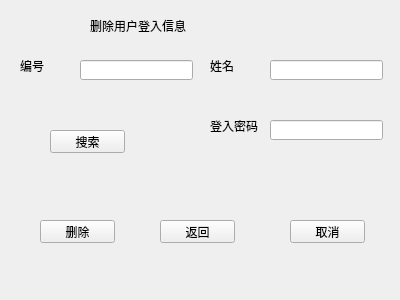
<?xml version="1.0" encoding="UTF-8"?>
<ui version="4.0">
 <class>deletelogin</class>
 <widget class="QWidget" name="deletelogin">
  <property name="geometry">
   <rect>
    <x>0</x>
    <y>0</y>
    <width>400</width>
    <height>300</height>
   </rect>
  </property>
  <property name="windowTitle">
   <string>Form</string>
  </property>
  <widget class="QLineEdit" name="login_IDlineEdit">
   <property name="geometry">
    <rect>
     <x>80</x>
     <y>60</y>
     <width>113</width>
     <height>20</height>
    </rect>
   </property>
  </widget>
  <widget class="QLabel" name="label">
   <property name="geometry">
    <rect>
     <x>20</x>
     <y>60</y>
     <width>54</width>
     <height>12</height>
    </rect>
   </property>
   <property name="text">
    <string>编号</string>
   </property>
  </widget>
  <widget class="QLabel" name="label_2">
   <property name="geometry">
    <rect>
     <x>210</x>
     <y>60</y>
     <width>54</width>
     <height>12</height>
    </rect>
   </property>
   <property name="text">
    <string>姓名</string>
   </property>
  </widget>
  <widget class="QLineEdit" name="login_deletename_lineEdit">
   <property name="geometry">
    <rect>
     <x>270</x>
     <y>60</y>
     <width>113</width>
     <height>20</height>
    </rect>
   </property>
  </widget>
  <widget class="QPushButton" name="deletequeryButton">
   <property name="geometry">
    <rect>
     <x>50</x>
     <y>130</y>
     <width>75</width>
     <height>23</height>
    </rect>
   </property>
   <property name="text">
    <string>搜索</string>
   </property>
  </widget>
  <widget class="QLabel" name="label_3">
   <property name="geometry">
    <rect>
     <x>210</x>
     <y>120</y>
     <width>54</width>
     <height>12</height>
    </rect>
   </property>
   <property name="text">
    <string>登入密码</string>
   </property>
  </widget>
  <widget class="QLineEdit" name="dele_login_passwordlineEdit">
   <property name="geometry">
    <rect>
     <x>270</x>
     <y>120</y>
     <width>113</width>
     <height>20</height>
    </rect>
   </property>
  </widget>
  <widget class="QPushButton" name="login_deleteButton">
   <property name="geometry">
    <rect>
     <x>40</x>
     <y>220</y>
     <width>75</width>
     <height>23</height>
    </rect>
   </property>
   <property name="text">
    <string>删除</string>
   </property>
  </widget>
  <widget class="QPushButton" name="deletebackButton">
   <property name="geometry">
    <rect>
     <x>160</x>
     <y>220</y>
     <width>75</width>
     <height>23</height>
    </rect>
   </property>
   <property name="text">
    <string>返回</string>
   </property>
  </widget>
  <widget class="QPushButton" name="deletecancelButton">
   <property name="geometry">
    <rect>
     <x>290</x>
     <y>220</y>
     <width>75</width>
     <height>23</height>
    </rect>
   </property>
   <property name="text">
    <string>取消</string>
   </property>
  </widget>
  <widget class="QLabel" name="label_4">
   <property name="geometry">
    <rect>
     <x>90</x>
     <y>10</y>
     <width>211</width>
     <height>31</height>
    </rect>
   </property>
   <property name="styleSheet">
    <string notr="true">font: 18pt &quot;Arial&quot;;</string>
   </property>
   <property name="text">
    <string>删除用户登入信息</string>
   </property>
  </widget>
 </widget>
 <resources/>
 <connections/>
</ui>
